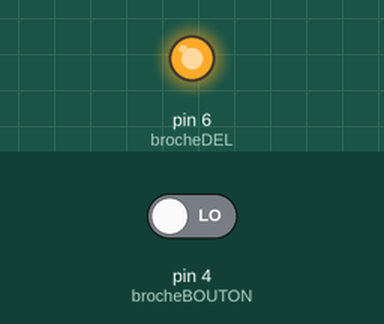
This sketch was run on a simulated Arduino Uno, built with avr-gcc and run on an emulated ATmega328P. On the bench: output pins drawn as LEDs (lit = HIGH). The inputs (shaded band) are chosen by the test bench; at power-on: pin 4 (brocheBOUTON) LOW.

Above: at 1.2 s.
1.3 s: pin 4 (brocheBOUTON) driven HIGH
At 2.5 s:
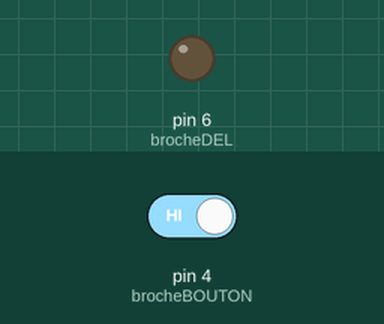
2.8 s: pin 4 (brocheBOUTON) driven LOW
At 3.1 s:
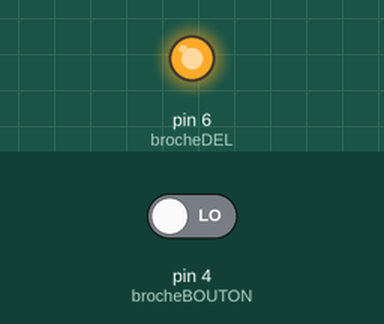
Timing chart, 0 to 5.8 s (numbered marks = the images above; inputs shaded):
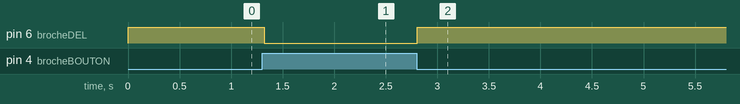

Measured:
- after the input at 1.3 s, pin 6 (brocheDEL): HIGH → LOW at once
- after the input at 2.8 s, pin 6 (brocheDEL): LOW → HIGH at once

The sketch:

Lab3_Etape1.ino
```cpp
/*
 *  Lab 3 - Étape 1
 *  Bouton monté en rappel bas
 *  Note: la variable "etatBOUTON" figurant dans le programme original
 *  a été enlevée car dans ce programme spécifique, elle est redondante
*/

const int brocheBOUTON = 4;     // Broche en entrée pour la lecture du bouton poussoir.
const int brocheDEL    = 6;     // Broche en sortie pour la DEL

void setup()
{
  pinMode( brocheDEL, OUTPUT );     // Sortie pour la DEL
  pinMode( brocheBOUTON, INPUT );   // Entrée pour le bouton poussoir.
}

void loop()
{
  // Montage en rappel bas: dans ce montage l'état naturel du bouton est LOW
  if (digitalRead( brocheBOUTON ) == HIGH) // Bouton appuyé
    digitalWrite( brocheDEL, LOW );        // La DEL éteint.
  else // donc HIGH, correspondant au bouton appuyé
    digitalWrite( brocheDEL, HIGH );       // La DEL allume.

  delay(33); // la boucle est réglée à 30Hz
}
```
